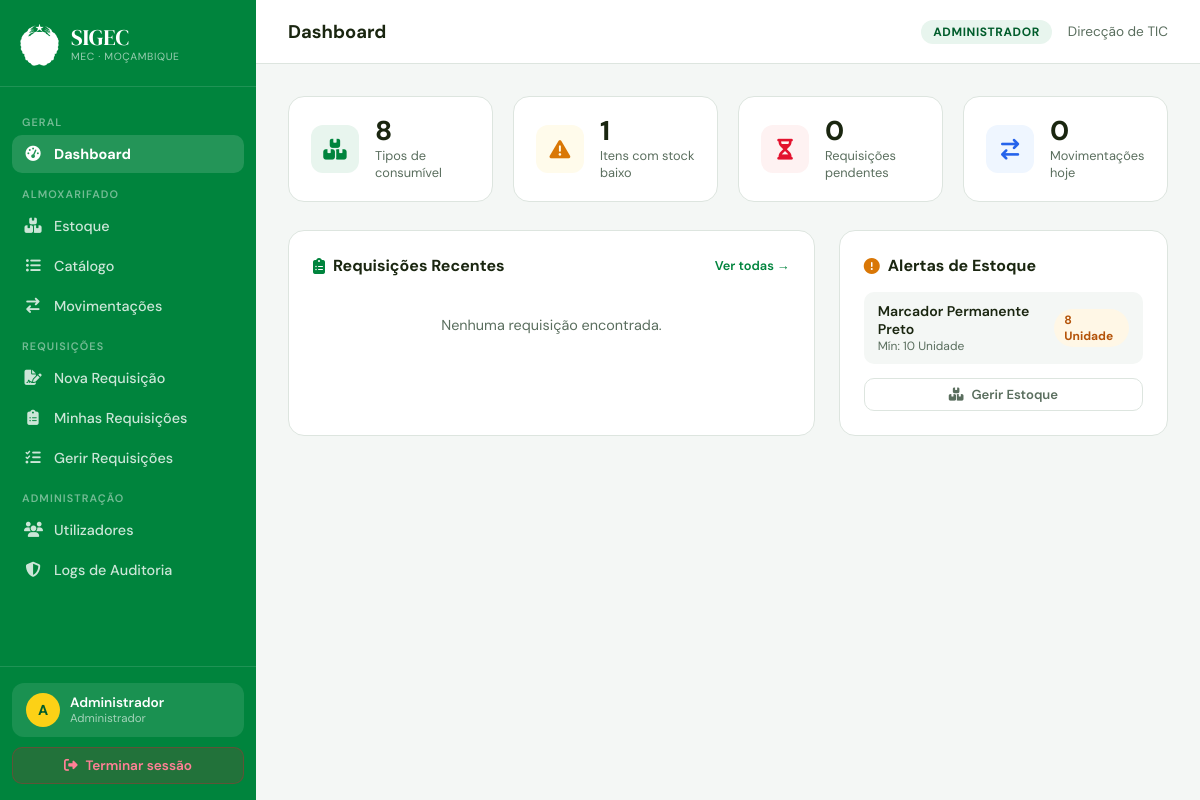
Screenshot of /dashboard.php (signed in) with the database file from the repository.
### tables this page shows
CREATE TABLE estoque (
  id             INT AUTO_INCREMENT PRIMARY KEY,
  consumivel_id  INT NOT NULL UNIQUE,
  quantidade     INT DEFAULT 0,
  quantidade_minima INT DEFAULT 10,
  atualizado_em  TIMESTAMP DEFAULT CURRENT_TIMESTAMP ON UPDATE CURRENT_TIMESTAMP,
  FOREIGN KEY (consumivel_id) REFERENCES consumiveis(id)
);

CREATE TABLE consumiveis (
  id          INT AUTO_INCREMENT PRIMARY KEY,
  nome        VARCHAR(100) NOT NULL,
  descricao   TEXT,
  unidade     VARCHAR(20) NOT NULL,    
  codigo      VARCHAR(30) UNIQUE,
  criado_em   TIMESTAMP DEFAULT CURRENT_TIMESTAMP
);

### dashboard.php (the view, shortened to what this page needs)
<?php
$db   = db();
$user = currentUser();
$role = $user['role'];
$totalConsumineis = $db->query("SELECT COUNT(*) FROM consumiveis")->fetchColumn();
$itensEstoqueBaixo = $db->query(
    "SELECT COUNT(*) FROM estoque e WHERE e.quantidade <= e.quantidade_minima"
)->fetchColumn();
$reqPendentes = $db->query(
    "SELECT COUNT(*) FROM requisicoes WHERE estado='pendente'"
)->fetchColumn();
$totalMovHoje = $db->query(
    "SELECT COUNT(*) FROM movimentacoes WHERE DATE(criado_em)=CURDATE()"
)->fetchColumn();
$sqlReq = "SELECT r.*, u.nome AS req_nome
           FROM requisicoes r
           JOIN utilizadores u ON u.id = r.utilizador_id";
if ($role === 'requisitante') {
    $stmt = $db->prepare($sqlReq . " WHERE r.utilizador_id=? ORDER BY r.criado_em DESC LIMIT 10");
    $stmt->execute([$user['id']]);
} else {
    $stmt = $db->query($sqlReq . " ORDER BY r.criado_em DESC LIMIT 10");
}
$requisicoes = $stmt->fetchAll();
$estoqueCritico = $db->query(
    "SELECT c.nome, e.quantidade, e.quantidade_minima, c.unidade
     FROM estoque e JOIN consumiveis c ON c.id = e.consumivel_id
     WHERE e.quantidade <= e.quantidade_minima
     ORDER BY e.quantidade ASC LIMIT 8"
)->fetchAll();
include 'partials/header.php';
?>
<div class="stats-row">
  <div class="stat-card">
    <div class="stat-icon verde"><i class="fas fa-boxes-stacked"></i></div>
    <div>
      <div class="stat-val"><?= $totalConsumineis ?></div>
      <div class="stat-lbl">Tipos de consumível</div>
    </div>
  </div>
  <div class="stat-card">
    <div class="stat-icon amarelo"><i class="fas fa-triangle-exclamation"></i></div>
    <div>
      <div class="stat-val"><?= $itensEstoqueBaixo ?></div>
      <div class="stat-lbl">Itens com stock baixo</div>
    </div>
  </div>
  <div class="stat-card">
    <div class="stat-icon vermelho"><i class="fas fa-hourglass-half"></i></div>
    <div>
      <div class="stat-val"><?= $reqPendentes ?></div>
      <div class="stat-lbl">Requisições pendentes</div>
    </div>
  </div>
  <div class="stat-card">
    <div class="stat-icon azul"><i class="fas fa-arrow-right-arrow-left"></i></div>
    <div>
      <div class="stat-val"><?= $totalMovHoje ?></div>
      <div class="stat-lbl">Movimentações hoje</div>
    </div>
  </div>
</div>
<div style="display:grid;grid-template-columns:1.6fr 1fr;gap:24px;">
  <div class="card">
    <div class="card-title">
      <i class="fas fa-clipboard-list" style="color:var(--verde)"></i>
      Requisições Recentes
      <a href="<?= $role === 'requisitante' ? 'minhas_requisicoes.php' : 'gestao_requisicoes.php' ?>"
         style="margin-left:auto;font-size:0.8rem;color:var(--verde);font-weight:600;text-decoration:none">
        Ver todas →
      </a>
    </div>
    <?php if (empty($requisicoes)): ?>
      <p style="color:var(--sub);font-size:0.9rem;text-align:center;padding:24px">Nenhuma requisição encontrada.</p>
    <?php endif; ?>
  </div>
  <div class="card">
    <div class="card-title">
      <i class="fas fa-circle-exclamation" style="color:#d97706"></i>
      Alertas de Estoque
    </div>
    <?php if (empty($estoqueCritico)): ?>
      <p style="color:var(--sub);font-size:0.9rem;text-align:center;padding:24px">
        <i class="fas fa-check-circle" style="color:var(--verde)"></i><br>
        Nenhum item em nível crítico.
      </p>
    <?php else: ?>
      <div style="display:grid;gap:10px;">
        <?php foreach ($estoqueCritico as $e): ?>
        <div style="display:flex;align-items:center;justify-content:space-between;
                    padding:10px 14px;background:var(--bg);border-radius:10px;">
          <div>
            <div style="font-weight:600;font-size:0.88rem"><?= htmlspecialchars($e['nome']) ?></div>
            <div style="font-size:0.75rem;color:var(--sub)">Mín: <?= $e['quantidade_minima'] ?> <?= $e['unidade'] ?></div>
          </div>
          <span class="badge <?= $e['quantidade'] == 0 ? 'badge-critico' : 'badge-baixo' ?>">
            <?= $e['quantidade'] ?> <?= $e['unidade'] ?>
          </span>
        </div>
        <?php endforeach; ?>
      </div>
    <?php endif; ?>
    <?php if (in_array($role, ['admin','gestor'])): ?>
      <a href="estoque.php" class="btn btn-ghost btn-sm" style="margin-top:14px;width:100%;justify-content:center">
        <i class="fas fa-boxes-stacked"></i> Gerir Estoque
      </a>
    <?php endif; ?>
  </div>
</div>
<?php include 'partials/footer.php'; ?>

### partials/header.php (style rules this page uses)
:root { --verde: #00843D; --verde-d: #005c2b; --vermelho: #E3122E; --dourado: #FCD116; --bg: #F4F7F5; --card: #FFFFFF; --texto: #1A2610; --sub: #5a6e5e; --borda: #DDE5DF; --sidebar-w: 256px; }
*, *::before, *::after { margin:0; padding:0; box-sizing:border-box; }
body { font-family:'DM Sans',sans-serif; background:var(--bg); color:var(--texto); min-height:100vh; display:flex; }
.card { background: white; border-radius: 16px; border: 1px solid var(--borda); padding: 24px; }
.card-title { font-weight: 700; font-size: 1rem; color: var(--texto); margin-bottom: 16px; display: flex; align-items: center; gap: 8px; }
.btn { display: inline-flex; align-items: center; gap: 8px; padding: 10px 20px; border-radius: 10px; font-size: 0.9rem; font-weight: 600; font-family: 'DM Sans', sans-serif; cursor: pointer; border: none; transition: all 0.2s; text-decoration: none; }
.btn-ghost { background: transparent; border: 1.5px solid var(--borda); color: var(--sub); }
.btn-sm { padding: 7px 14px; font-size: 0.82rem; }
.badge { display: inline-block; padding: 3px 10px; border-radius: 99px; font-size: 0.75rem; font-weight: 700; }
.badge-baixo { background: #fff7e6; color: #b45309; }
.stats-row { display: grid; grid-template-columns: repeat(4,1fr); gap: 20px; margin-bottom: 28px; }
.stat-card { background: white; border-radius: 16px; border: 1px solid var(--borda); padding: 20px 22px; display: flex; align-items: center; gap: 16px; }
.stat-icon { width: 48px; height: 48px; border-radius: 12px; display: flex; align-items: center; justify-content: center; font-size: 1.3rem; flex-shrink: 0; }
.stat-icon.verde { background: #e8f5ee; color: var(--verde); }
.stat-icon.amarelo { background: #fffbeb; color: #d97706; }
.stat-icon.vermelho { background: #fef2f2; color: var(--vermelho); }
.stat-icon.azul { background: #eff6ff; color: #2563eb; }
.stat-val { font-size: 1.7rem; font-weight: 800; color: var(--texto); line-height: 1; }
.stat-lbl { font-size: 0.8rem; color: var(--sub); margin-top: 3px; }

### rows the page displays
estoque: consumivel.nome "Marcador Permanente Preto", quantidade_minima "10", consumivel.unidade "Unidade", quantidade "8"

### other values shown
mb_substr($user['nome'], 0, 1) "A"
explode(' ', $user['nome'])[0] "Administrador"
roleLabel($role) "Administrador"
$pageTitle "Dashboard"
roleLabel($role) "ADMINISTRADOR"
$user['unidade'] "Direcção de TIC"
$totalConsumineis "8"
$itensEstoqueBaixo "1"
$reqPendentes "0"
$totalMovHoje "0"
